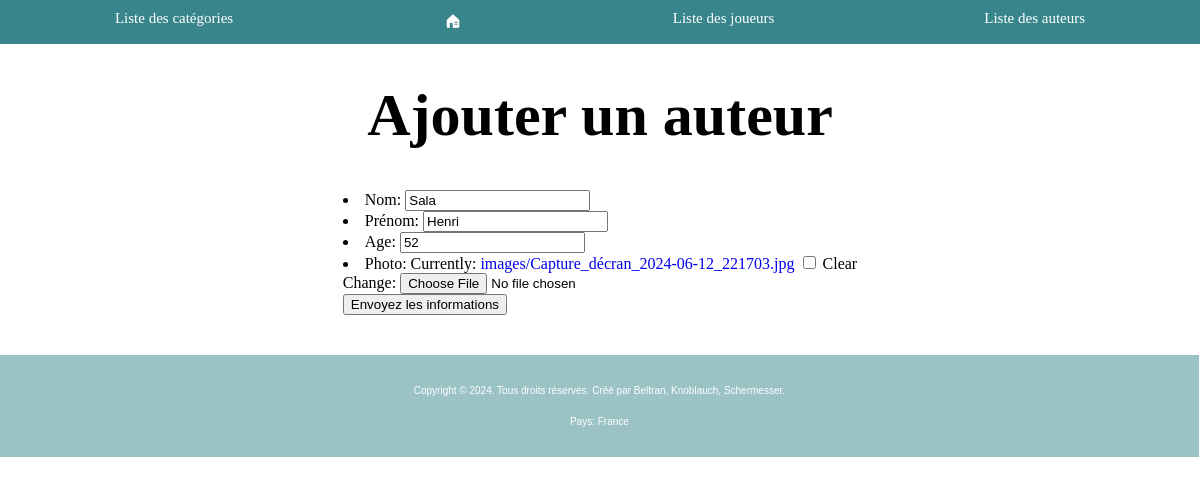
The app's page /update_auteurs/2/ with its own data.
### ludotheque/models.py (models this page shows, shortened)
class Auteurs(models.Model):
    nom = models.CharField(max_length=100)
    prenom = models.CharField(max_length=100)
    age = models.CharField(max_length=100)
    photo = models.ImageField(upload_to='images/', blank=True, null=True)

### ludotheque/views_auteurs.py (the view)
# urls.py: path('update_auteurs/<int:id>/', views_auteurs.auteurs_update),
def auteurs_update(request, id):
    liste = models.Auteurs.objects.get(pk=id)
    form = AuteursForm(instance=liste)
    return render(request, "auteurs/ajout.html", {"form":form, "id": id})

### ludotheque/forms.py
class AuteursForm(ModelForm):
    class Meta:
        model = models.Auteurs
        fields = ('nom', 'prenom', 'age', 'photo')
        labels = {
            'nom' : _('Nom'),
            'prenom' : _('Prénom'),
            'age': _('Age'),
            'photo': _('Photo'),
        }

### ludotheque/templates/auteurs/ajout.html (shortened to what this page needs)
<!DOCTYPE html>
<html lang="en">
{% load static %}
<head>
    <link rel="stylesheet" type="text/css" href="{% static 'main.css' %}"/>
</head>
<body>
{% include 'main_nav.html' %}
<div class="containerSecond">
<h1 class="mainTitle">Ajouter un auteur</h1>
    {% if id is not None %}
        <form method="post" enctype="multipart/form-data"/>
    {% else %}
        <form method="post" enctype="multipart/form-data"/>
    {% endif %}
    {{form.as_ul}}
    <input type="submit" value="Envoyez les informations"/>
</div>
{% include 'main_footer.html' %}
</body>
</html>

### ludotheque/static/main.css (style rules this page uses)
* { text-decoration: none; box-sizing: border-box; }
body { padding: 0; margin: 0; }
.mainTitle { margin-top: 6%; text-align: center; font-size: 60px; }
.containerSecond { display: flex; flex-direction: column; align-items: center; padding: 10px; }

### records on screen
Auteurs: nom "Sala", prenom "Henri", age "52"
